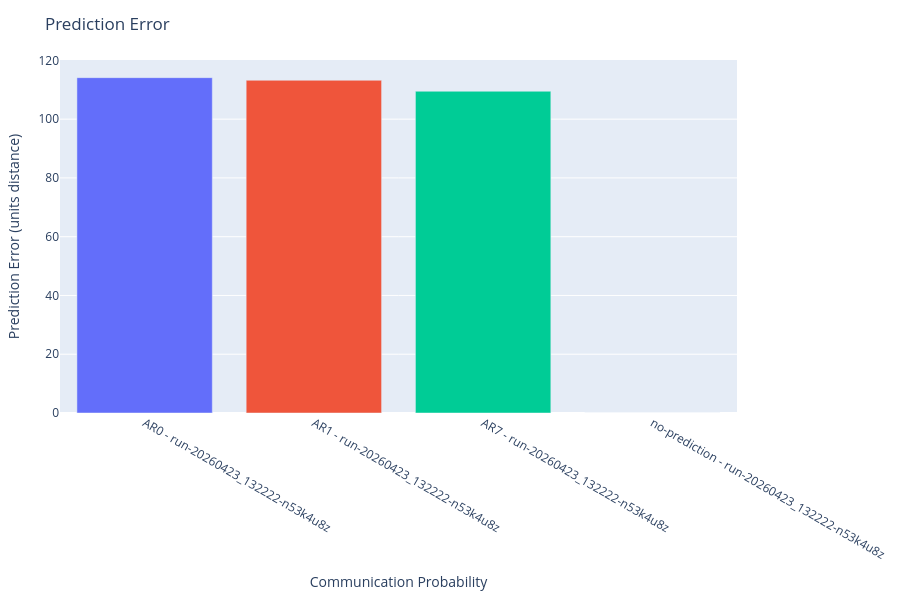
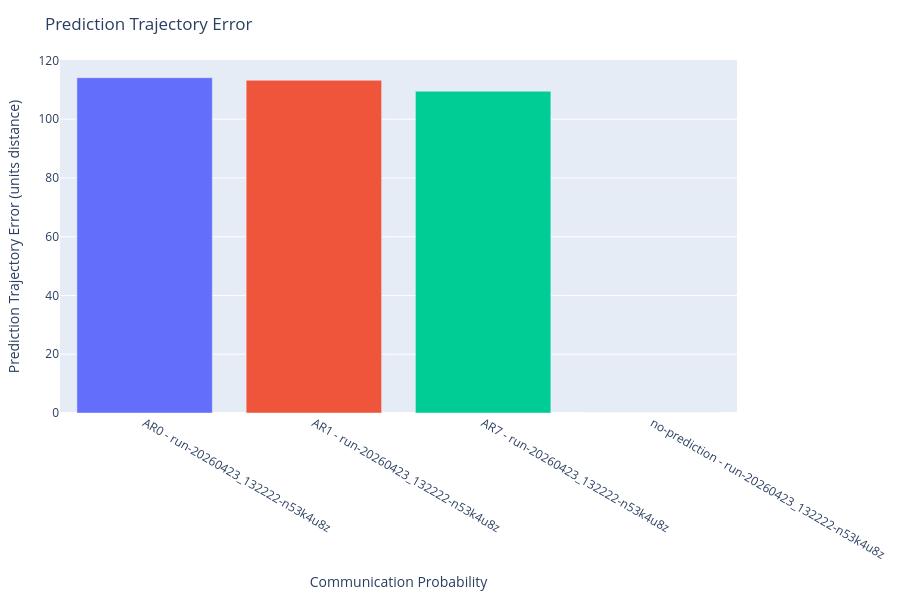
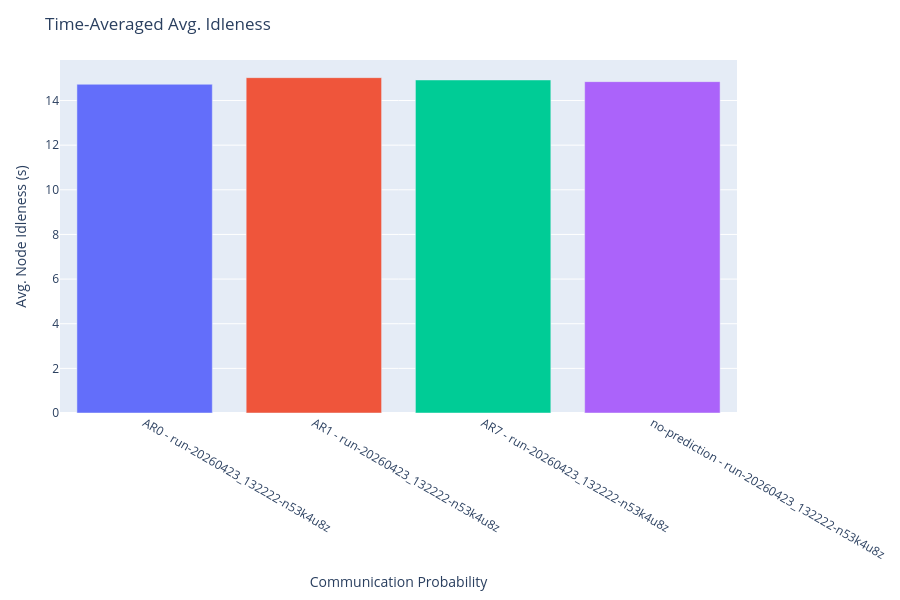
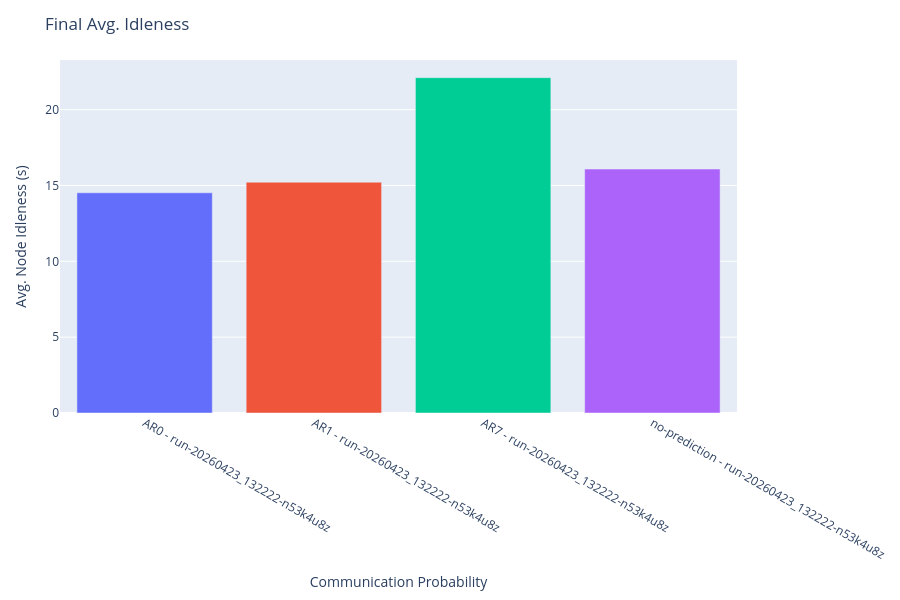

Notebook cell for these charts, in order:
### Code cell
import plotly.graph_objects as go
import numpy as np

# Data for plotting
categories = {
    'prediction_error_mean': {
        'title': 'Prediction Error',
        'ylabel': 'Prediction Error (units distance)',
        'xlabel': 'Communication Probability',
        # Average over all episodes and all timesteps.
        'y': {
            series: [np.mean(output[series][experiment]['prediction_error_mean']) for experiment in output[series]]
                for series in output
        }
    },
    'prediction_trajectory_error_mean': {
        'title': 'Prediction Trajectory Error',
        'ylabel': 'Prediction Trajectory Error (units distance)',
        'xlabel': 'Communication Probability',
        # Average over all episodes and all timesteps.
        'y': {
            series: [np.mean(output[series][experiment]['prediction_trajectory_error_mean']) for experiment in output[series]]
                for series in output
        }
    },
    'avg_idleness': {
        'title': 'Time-Averaged Avg. Idleness',
        'ylabel': 'Avg. Node Idleness (s)',
        'xlabel': 'Communication Probability',
        # Average over all episodes and all timesteps.
        'y': {
            series: [np.mean(output[series][experiment]['avg_idleness']) for experiment in output[series]]
                for series in output
        }
    },
    'avg_idleness_final': {
        'title': 'Final Avg. Idleness',
        'ylabel': 'Avg. Node Idleness (s)',
        'xlabel': 'Communication Probability',
        # Average over all episodes and all timesteps.
        'y': {
            series: [np.mean(output[series][experiment]['avg_idleness'][:, -1]) for experiment in output[series]]
                for series in output
        }
    },
    'avg_idleness_over_time': {
        'title': 'Avg. Idleness vs. Time',
        'ylabel': 'Avg. Node Idleness (s)',
        'xlabel': 'Time Steps',
        # One trace per test/experiment: average over episodes, keep time dimension.
        'y': {
            series: {
                experiment: np.mean(output[series][experiment]['avg_idleness'], axis=0)
                for experiment in output[series]
            }
            for series in output
        }
    },
    'communication_requests': {
        'title': 'Communication Requests by Series',
        'ylabel': 'Communication Requests',
        'xlabel': 'Series',
        'y': {
            series: [np.mean(output[series][experiment]['communication']['requests_made']) for experiment in output[series]]
                for series in output
        }
    },
    'communication_requests_time': {
        'title': 'Communication Requests vs. Time',
        'ylabel': 'Communication Requests',
        'xlabel': 'Time Steps',
        'y': {
            series: {
                experiment: np.mean(output[series][experiment]['communication']['requests_made'], axis=0)
                for experiment in output[series]
            }
            for series in output
        }
    }
}

# Miscelaneous statistics.
timesteps = [np.max([np.max(output[series][experiment]['deltaSteps'].shape[1]) for experiment in output[series]]) for series in output]

for category in categories:
    fig = go.Figure()
    x = categories[category].get('x', None)
    y_data = categories[category]['y']
    show_legend = True

    # Detect nested dict: {series: {experiment: array}} — data with a time dimension.
    is_time_series = (
        isinstance(y_data, dict)
        and len(y_data) > 0
        and isinstance(next(iter(y_data.values())), dict)
    )

    if is_time_series:
        for series, tests in y_data.items():
            for test_name, values in tests.items():
                x_local = np.arange(1, len(values) + 1)
                fig.add_trace(go.Scatter(
                    x=x_local,
                    y=values,
                    mode='lines',
                    name=f"{series} | {test_name}",
                    hovertemplate=f'{series} | {test_name}' + ': %{y:.4f}<extra></extra>',
                    line={
                        "color": 'red' if "no-prediction" in series else 'blue',
                    }
                ))
    elif isinstance(y_data, dict):
        for series, values in y_data.items():
            x_local = x
            if x_local is None:
                x_local = np.linspace(0, 1, len(values))
            if len(values) == 1:
                # Plot a bar instead of a point if there's only one value, to make it more visible.
                fig.add_trace(go.Bar(
                    x=[series],
                    y=values,
                    name=series,
                    hovertemplate=f'{series}' + ': %{y:.4f}<extra></extra>',
                ))
                show_legend = False  # Legend is not needed if we're labeling bars directly.
            else:
                fig.add_trace(go.Scatter(
                    x=x_local,
                    y=values,
                    mode='lines+markers',
                    name=series,
                    hovertemplate='%{x:.2f}: %{y:.4f}<extra></extra>'
                ))
    else:
        values = y_data
        x_local = x
        if x_local is None:
            x_local = np.linspace(0, 1, len(values))
        fig.add_trace(go.Scatter(
            x=x_local,
            y=values,
            mode='lines+markers',
            hovertemplate='%{x:.2f}: %{y:.4f}<extra></extra>'
        ))
    
    title = categories[category]['title']
    xlabel = 'Scenario' if "xlabel" not in categories[category] else categories[category]['xlabel']
    ylabel = f"Timesteps out of {timesteps}" if "ylabel" not in categories[category] else categories[category]['ylabel']
    
    fig.update_layout(
        # title=f"{title}: avg. over {args['eval_episodes']['value']} episodes, seed {args['seed']['value']}",
        title=f"{title}",
        xaxis_title=xlabel,
        yaxis_title=ylabel,
        hovermode='closest',
        showlegend=show_legend,
        autosize=True,
        height=600,
        margin=dict(l=60, r=20, t=60, b=120),
        legend=dict(
            orientation='h',
            yanchor='top',
            y=-0.2,
            xanchor='center',
            x=0.5
        ),
    )
    
    fig.show()

### Figure 1 — Plotly figure (JSON) as saved in the notebook; plotly's stock layout.template omitted (floating-point values rounded to 4 significant figures)
{"data": [{"hovertemplate": "AR0 - run-20260423_132222-n53k4u8z: %{y:.4f}<extra></extra>", "name": "AR0 - run-20260423_132222-n53k4u8z", "type": "bar", "x": ["AR0 - run-20260423_132222-n53k4u8z"], "y": [114.1]}, {"hovertemplate": "AR1 - run-20260423_132222-n53k4u8z: %{y:.4f}<extra></extra>", "name": "AR1 - run-20260423_132222-n53k4u8z", "type": "bar", "x": ["AR1 - run-20260423_132222-n53k4u8z"], "y": [113.2]}, {"hovertemplate": "AR7 - run-20260423_132222-n53k4u8z: %{y:.4f}<extra></extra>", "name": "AR7 - run-20260423_132222-n53k4u8z", "type": "bar", "x": ["AR7 - run-20260423_132222-n53k4u8z"], "y": [109.5]}, {"hovertemplate": "no-prediction - run-20260423_132222-n53k4u8z: %{y:.4f}<extra></extra>", "name": "no-prediction - run-20260423_132222-n53k4u8z", "type": "bar", "x": ["no-prediction - run-20260423_132222-n53k4u8z"], "y": [0]}], "layout": {"autosize": true, "height": 600, "hovermode": "closest", "legend": {"orientation": "h", "x": 0.5, "xanchor": "center", "y": -0.2, "yanchor": "top"}, "margin": {"b": 120, "l": 60, "r": 20, "t": 60}, "showlegend": false, "title": {"text": "Prediction Error"}, "xaxis": {"title": {"text": "Communication Probability"}}, "yaxis": {"title": {"text": "Prediction Error (units distance)"}}}}

### Figure 2 — Plotly figure (JSON) as saved in the notebook; plotly's stock layout.template omitted (floating-point values rounded to 4 significant figures)
{"data": [{"hovertemplate": "AR0 - run-20260423_132222-n53k4u8z: %{y:.4f}<extra></extra>", "name": "AR0 - run-20260423_132222-n53k4u8z", "type": "bar", "x": ["AR0 - run-20260423_132222-n53k4u8z"], "y": [114.1]}, {"hovertemplate": "AR1 - run-20260423_132222-n53k4u8z: %{y:.4f}<extra></extra>", "name": "AR1 - run-20260423_132222-n53k4u8z", "type": "bar", "x": ["AR1 - run-20260423_132222-n53k4u8z"], "y": [113.2]}, {"hovertemplate": "AR7 - run-20260423_132222-n53k4u8z: %{y:.4f}<extra></extra>", "name": "AR7 - run-20260423_132222-n53k4u8z", "type": "bar", "x": ["AR7 - run-20260423_132222-n53k4u8z"], "y": [109.5]}, {"hovertemplate": "no-prediction - run-20260423_132222-n53k4u8z: %{y:.4f}<extra></extra>", "name": "no-prediction - run-20260423_132222-n53k4u8z", "type": "bar", "x": ["no-prediction - run-20260423_132222-n53k4u8z"], "y": [0]}], "layout": {"autosize": true, "height": 600, "hovermode": "closest", "legend": {"orientation": "h", "x": 0.5, "xanchor": "center", "y": -0.2, "yanchor": "top"}, "margin": {"b": 120, "l": 60, "r": 20, "t": 60}, "showlegend": false, "title": {"text": "Prediction Trajectory Error"}, "xaxis": {"title": {"text": "Communication Probability"}}, "yaxis": {"title": {"text": "Prediction Trajectory Error (units distance)"}}}}

### Figure 3 — Plotly figure (JSON) as saved in the notebook; plotly's stock layout.template omitted (floating-point values rounded to 4 significant figures)
{"data": [{"hovertemplate": "AR0 - run-20260423_132222-n53k4u8z: %{y:.4f}<extra></extra>", "name": "AR0 - run-20260423_132222-n53k4u8z", "type": "bar", "x": ["AR0 - run-20260423_132222-n53k4u8z"], "y": [14.73]}, {"hovertemplate": "AR1 - run-20260423_132222-n53k4u8z: %{y:.4f}<extra></extra>", "name": "AR1 - run-20260423_132222-n53k4u8z", "type": "bar", "x": ["AR1 - run-20260423_132222-n53k4u8z"], "y": [15.02]}, {"hovertemplate": "AR7 - run-20260423_132222-n53k4u8z: %{y:.4f}<extra></extra>", "name": "AR7 - run-20260423_132222-n53k4u8z", "type": "bar", "x": ["AR7 - run-20260423_132222-n53k4u8z"], "y": [14.92]}, {"hovertemplate": "no-prediction - run-20260423_132222-n53k4u8z: %{y:.4f}<extra></extra>", "name": "no-prediction - run-20260423_132222-n53k4u8z", "type": "bar", "x": ["no-prediction - run-20260423_132222-n53k4u8z"], "y": [14.85]}], "layout": {"autosize": true, "height": 600, "hovermode": "closest", "legend": {"orientation": "h", "x": 0.5, "xanchor": "center", "y": -0.2, "yanchor": "top"}, "margin": {"b": 120, "l": 60, "r": 20, "t": 60}, "showlegend": false, "title": {"text": "Time-Averaged Avg. Idleness"}, "xaxis": {"title": {"text": "Communication Probability"}}, "yaxis": {"title": {"text": "Avg. Node Idleness (s)"}}}}

### Figure 4 — Plotly figure (JSON) as saved in the notebook; plotly's stock layout.template omitted (floating-point values rounded to 4 significant figures)
{"data": [{"hovertemplate": "AR0 - run-20260423_132222-n53k4u8z: %{y:.4f}<extra></extra>", "name": "AR0 - run-20260423_132222-n53k4u8z", "type": "bar", "x": ["AR0 - run-20260423_132222-n53k4u8z"], "y": [14.52]}, {"hovertemplate": "AR1 - run-20260423_132222-n53k4u8z: %{y:.4f}<extra></extra>", "name": "AR1 - run-20260423_132222-n53k4u8z", "type": "bar", "x": ["AR1 - run-20260423_132222-n53k4u8z"], "y": [15.22]}, {"hovertemplate": "AR7 - run-20260423_132222-n53k4u8z: %{y:.4f}<extra></extra>", "name": "AR7 - run-20260423_132222-n53k4u8z", "type": "bar", "x": ["AR7 - run-20260423_132222-n53k4u8z"], "y": [22.11]}, {"hovertemplate": "no-prediction - run-20260423_132222-n53k4u8z: %{y:.4f}<extra></extra>", "name": "no-prediction - run-20260423_132222-n53k4u8z", "type": "bar", "x": ["no-prediction - run-20260423_132222-n53k4u8z"], "y": [16.08]}], "layout": {"autosize": true, "height": 600, "hovermode": "closest", "legend": {"orientation": "h", "x": 0.5, "xanchor": "center", "y": -0.2, "yanchor": "top"}, "margin": {"b": 120, "l": 60, "r": 20, "t": 60}, "showlegend": false, "title": {"text": "Final Avg. Idleness"}, "xaxis": {"title": {"text": "Communication Probability"}}, "yaxis": {"title": {"text": "Avg. Node Idleness (s)"}}}}
